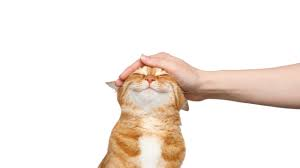
#> input picture Photos/Cat.jpeg, 300 x 168 px, given in place of the camera
$ python Video_WarnaBentuk.py
#> lines starting #> are read from the running program, lines starting #| are printed output that depends on the picture; after the words box and inside, x2 and y2 are one past the last pixel; in counts of white or black regions, pixels touching at a corner belong together
import cv2
import numpy as np
def callback(_):
    pass

def init_trackbars_green():
    cv2.namedWindow('HSV Trackbars Green')

    cv2.createTrackbar('LH', 'HSV Trackbars Green', 0, 255, callback)
    cv2.createTrackbar('LS', 'HSV Trackbars Green', 0, 255, callback)
    cv2.createTrackbar('LV', 'HSV Trackbars Green', 0, 255, callback)
    cv2.createTrackbar('UH', 'HSV Trackbars Green', 255, 255, callback)
    cv2.createTrackbar('US', 'HSV Trackbars Green', 255, 255, callback)
    cv2.createTrackbar('UV', 'HSV Trackbars Green', 255, 255, callback)

def get_lower_hsv1():
    lower_hue1 = cv2.getTrackbarPos('LH', 'HSV Trackbars Green')
    lower_saturation1 = cv2.getTrackbarPos('LS', 'HSV Trackbars Green')
    lower_value1 = cv2.getTrackbarPos('LV', 'HSV Trackbars Green')
    return (lower_hue1, lower_saturation1, lower_value1)

def get_upper_hsv1():
    upper_hue1 = cv2.getTrackbarPos('UH', 'HSV Trackbars Green')
    upper_saturation1 = cv2.getTrackbarPos('US', 'HSV Trackbars Green')
    upper_value1 = cv2.getTrackbarPos('UV', 'HSV Trackbars Green')
    return (upper_hue1, upper_saturation1, upper_value1)

def init_trackbars_blue():
    cv2.namedWindow('HSV Trackbars Blue')

    cv2.createTrackbar('LH', 'HSV Trackbars Blue', 0, 255, callback)
    cv2.createTrackbar('LS', 'HSV Trackbars Blue', 0, 255, callback)
    cv2.createTrackbar('LV', 'HSV Trackbars Blue', 0, 255, callback)
    cv2.createTrackbar('UH', 'HSV Trackbars Blue', 255, 255, callback)
    cv2.createTrackbar('US', 'HSV Trackbars Blue', 255, 255, callback)
    cv2.createTrackbar('UV', 'HSV Trackbars Blue', 255, 255, callback)

def get_lower_hsv2():
    lower_hue2 = cv2.getTrackbarPos('LH', 'HSV Trackbars Blue')
    lower_saturation2 = cv2.getTrackbarPos('LS', 'HSV Trackbars Blue')
    lower_value2 = cv2.getTrackbarPos('LV', 'HSV Trackbars Blue')
    return (lower_hue2, lower_saturation2, lower_value2)

def get_upper_hsv2():
    upper_hue2 = cv2.getTrackbarPos('UH', 'HSV Trackbars Blue')
    upper_saturation2 = cv2.getTrackbarPos('US', 'HSV Trackbars Blue')
    upper_value2 = cv2.getTrackbarPos('UV', 'HSV Trackbars Blue')
    return (upper_hue2, upper_saturation2, upper_value2)

def main(capture):
    while True:
        ret, frame = capture.read()
#> frame is the input picture: shape (168, 300, 3); mean B, G, R 229, 235.9, 244.6

        #frame = cv2.resize(frame, (0,0), fx=0.4, fy=0.4)

        lower_hsv1 = get_lower_hsv1()
        upper_hsv1 = get_upper_hsv1()

        lower_hsv2 = get_lower_hsv2()
        upper_hsv2 = get_upper_hsv2()

        print(lower_hsv1)
        print(upper_hsv1)
        print(lower_hsv1)
        print(upper_hsv2)

        hsv = cv2.cvtColor(frame, cv2.COLOR_BGR2HSV)
#> hsv: shape (168, 300, 3); mean H, S, V 8.2, 19.8, 244.7

        thresh_green = cv2.inRange(hsv, lower_hsv1, upper_hsv1)
#> thresh_green: shape (168, 300); every value is 255
        thresh_blue = cv2.inRange(hsv, lower_hsv2, upper_hsv2)


        kernel = cv2.getStructuringElement(cv2.MORPH_ELLIPSE, (5,5))
        thresh_green = cv2.morphologyEx(thresh_green, cv2.MORPH_OPEN, kernel)
        thresh_blue = cv2.morphologyEx(thresh_blue, cv2.MORPH_OPEN, kernel)

        contours, _ = cv2.findContours(thresh_green, cv2.RETR_EXTERNAL, cv2.CHAIN_APPROX_SIMPLE)
#> contours = [[[0, 0], [0, 167], [299, 167], [299, 0]]]
        contours2, _ = cv2.findContours(thresh_blue, cv2.RETR_EXTERNAL, cv2.CHAIN_APPROX_SIMPLE)
#> contours2 = [[[0, 0], [0, 167], [299, 167], [299, 0]]]

        for contour1 in contours:
            area = cv2.contourArea(contour1)
            # print(area)
            if area > 1000:
                cv2.drawContours(frame, contour1, -1, (0, 255, 0), 3)
                peri = cv2.arcLength(contour1, True)
                approx = cv2.approxPolyDP(contour1, 0.02*peri, True)
                #print(approx)
                sudutObject = len(approx)

                x, y, w, h = cv2.boundingRect(approx)

                if sudutObject == 3:
                    tipeObject = 'Segitiga Hijau'
                elif sudutObject == 4:
                    rasio = w/float(h)
                    if rasio > 0.9 and rasio < 1.1:
                        tipeObject = 'Persegi Hijau'
                    else :
                        tipeObject = 'Persegi Panjang Hijau'
                elif sudutObject > 4:
                    tipeObject = 'Lingkaran Hijau'
                #else:
                    #tipeObject = 'Benda lain'

                frame = cv2.rectangle(frame, (x,y), (x+w, y+h), (0,255,0), 3)
                cv2.putText(frame, tipeObject, (x+10, y+30), cv2.FONT_HERSHEY_COMPLEX, 1, (0,255,0), 2, cv2.LINE_AA)
#> this loop made 1 pass
#> (area, peri, approx, sudutObject, x, y, w, h) on pass 1: (49933, 932, [[0, 0], [0, 167], [299, 167], [299, 0]], 4, 0, 0, 300, 168)
#> pass 1, in main, `frame = cv2.rectangle(frame, (x,y), (x+w, y+h), (0,255,0), 3)`:
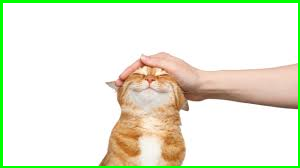
#> frame: shape (168, 300, 3); 4.59% of pixels changed, all inside (x1, y1, x2, y2) = (0, 0, 300, 168)
#> after the loop:
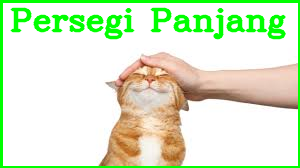
#> frame: shape (168, 300, 3); 7.72% of pixels changed, all inside (x1, y1, x2, y2) = (10, 7, 286, 40)

        for contour2 in contours2:
            area = cv2.contourArea(contour2)
            # print(area)
            if area > 1000:
                cv2.drawContours(frame, contour2, -1, (255, 0, 0), 3)
                peri = cv2.arcLength(contour2, True)
                approx = cv2.approxPolyDP(contour2, 0.02*peri, True)
                #print(approx)
                sudutObject = len(approx)

                x, y, w, h = cv2.boundingRect(approx)

                if sudutObject == 3:
                    tipeObject = 'Segitiga Biru'
                elif sudutObject == 4:
                    rasio = w/float(h)
                    if rasio > 0.9 and rasio < 1.1:
                        tipeObject = 'Persegi Biru'
                    else :
                        tipeObject = 'Persegi Panjang Biru'
                elif sudutObject == 8:
                    tipeObject = 'Lingkaran Biru'
                #else:
                    #tipeObject = 'Benda lain'

                frame = cv2.rectangle(frame, (x,y), (x+w, y+h), (255,0,0), 3)
                cv2.putText(frame, tipeObject, (x+10, y+30), cv2.FONT_HERSHEY_COMPLEX, 1, (255,0,0), 2, cv2.LINE_AA)
#> this loop made 1 pass
#> pass 1, in main, `frame = cv2.rectangle(frame, (x,y), (x+w, y+h), (255,0,0), 3)`:
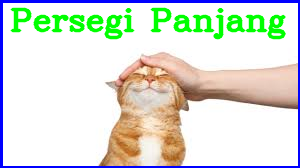
#> frame: shape (168, 300, 3); 4.59% of pixels changed, all inside (x1, y1, x2, y2) = (0, 0, 300, 168)
#> after the loop:
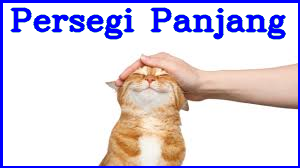
#> frame: shape (168, 300, 3); 7.72% of pixels changed, all inside (x1, y1, x2, y2) = (10, 7, 286, 40)

        # Detect Multi Object, Mendeteksi bangun datar, persegi persegi panjang, lingkaran, segitiga, war

        # Tampilkan frame
        cv2.imshow('Thresh Blue', thresh_blue)
        #cv2.imshow('Thresh Green', thresh_green)
        cv2.imshow('Frame', frame)

        # Kondisi untuk end while loop
        if cv2.waitKey(1) == ord('q'):
#> (key q is pressed here)
            break

#> (the run stopped early here; a loop or call above may not have finished)

$ run again, on Photos/bentuk.png
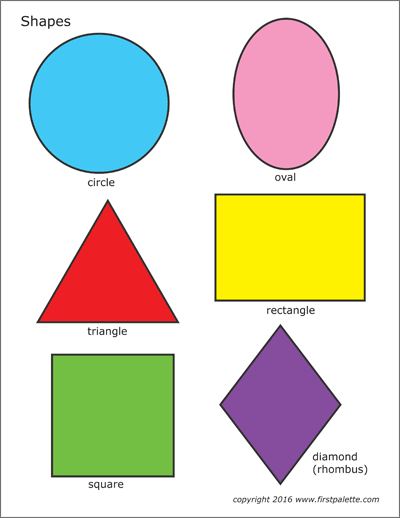
#> input picture Photos/bentuk.png, 400 x 518 px, given in place of the camera
#> in main, frame is the input picture: shape (518, 400, 3); mean B, G, R 198.1, 215.4, 217.4
#> hsv: shape (518, 400, 3); mean H, S, V 37.9, 64.7, 236.4
#> thresh_green: shape (518, 400); every value is 255
#> contours = [[[0, 0], [0, 517], [399, 517], [399, 0]]]
#> the loop in main, `for contour1 in contours:` made 1 pass
#> (area, peri, approx, sudutObject, x, y, w, h) on pass 1: (206283, 1832, [[0, 0], [0, 517], [399, 517], [399, 0]], 4, 0, 0, 400, 518)
#> after the loop in main, `for contour1 in contours:`:
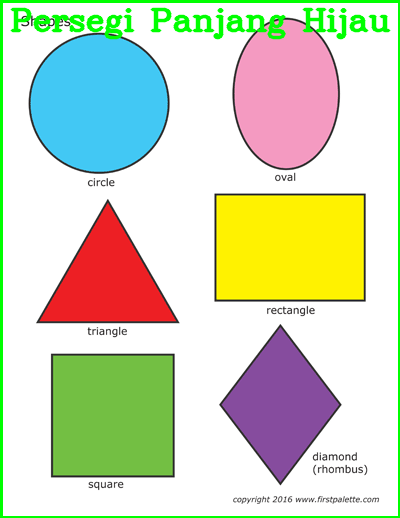
#> frame: shape (518, 400, 3); mean B, G, R 189.3, 217, 208.6
#> the loop in main, `for contour2 in contours2:` made 1 pass
#> after the loop in main, `for contour2 in contours2:`:
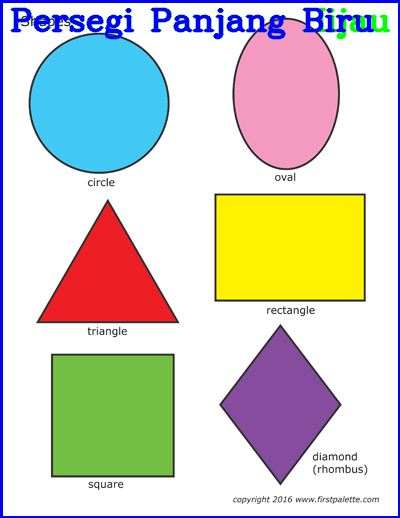
#> frame: shape (518, 400, 3); mean B, G, R 198.8, 207, 208
